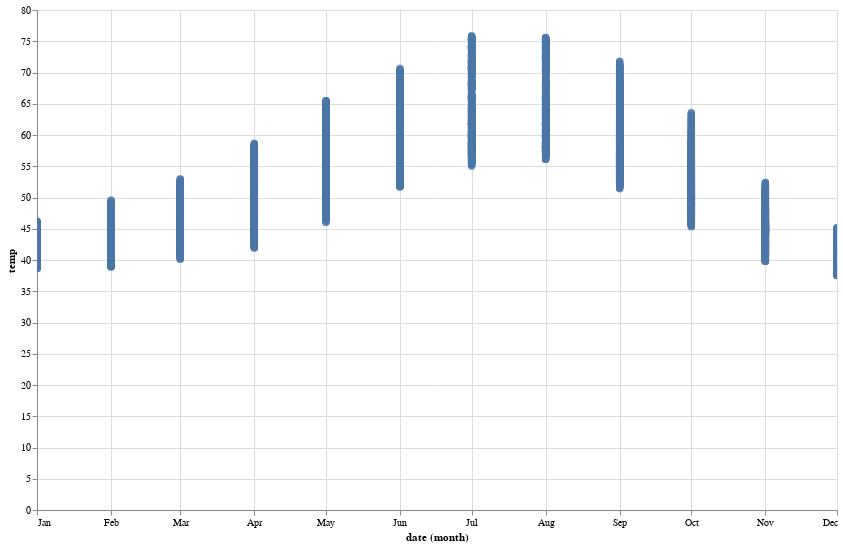

Source (notebook cell):
### Markdown cell above
# This is a point chart below depicting the temperture over the course of months

### Code cell
alt.Chart(temps).mark_point().encode(
    x=alt.X('date:T',timeUnit='month'),
    y='temp:Q'
).interactive().properties(
    width=800,
    height=500
)

### Figure 1 — Vega-Lite specification as saved in the notebook (floating-point values rounded to 4 significant figures; data arrays with more than 128 entries replaced by an {"elided": "..."} marker saying what was removed)
{"config": {"view": {"continuousWidth": 400, "continuousHeight": 300}}, "data": {"name": "data-11cb5410596269ffd07beaa65f03d79d"}, "mark": "point", "encoding": {"x": {"type": "temporal", "field": "date", "timeUnit": "month"}, "y": {"type": "quantitative", "field": "temp"}}, "height": 500, "selection": {"selector007": {"type": "interval", "bind": "scales", "encodings": ["x", "y"]}}, "width": 800, "$schema": "https://vega.github.io/schema/vega-lite/v4.8.1.json", "datasets": {"data-11cb5410596269ffd07beaa65f03d79d": {"elided": "8759 records"}}}
